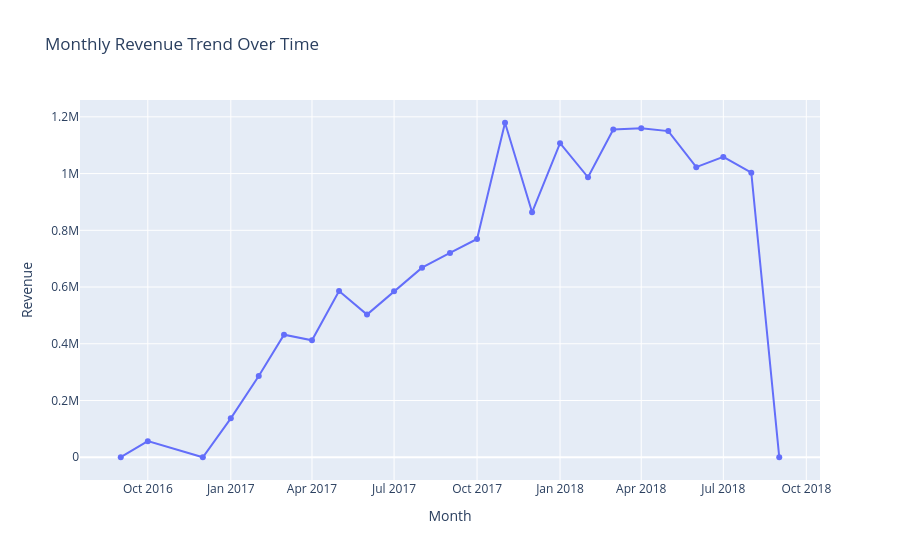

Here is the notebook cell this chart was saved with:
### Code cell
# Plot the revenue trend as a time series
import plotly.express as px
fig = px.line(df_revenue, x='month_start', y='monthly_revenue', markers=True,
              title='Monthly Revenue Trend Over Time')
fig.update_layout(xaxis_title='Month', yaxis_title='Revenue')
fig.show()

### Figure 1 — Plotly figure (JSON) as saved in the notebook; plotly's stock layout.template omitted (floating-point values rounded to 4 significant figures)
{"data": [{"hovertemplate": "month_start=%{x}<br>monthly_revenue=%{y}<extra></extra>", "legendgroup": "", "line": {"color": "#636efa", "dash": "solid"}, "marker": {"symbol": "circle"}, "mode": "lines+markers", "name": "", "orientation": "v", "showlegend": false, "type": "scatter", "x": ["2016-09-01", "2016-10-01", "2016-12-01", "2017-01-01", "2017-02-01", "2017-03-01", "2017-04-01", "2017-05-01", "2017-06-01", "2017-07-01", "2017-08-01", "2017-09-01", "2017-10-01", "2017-11-01", "2017-12-01", "2018-01-01", "2018-02-01", "2018-03-01", "2018-04-01", "2018-05-01", "2018-06-01", "2018-07-01", "2018-08-01", "2018-09-01"], "xaxis": "x", "y": [354.8, 56810.0, 19.62, 137200.0, 286300.0, 432000.0, 412400.0, 586200.0, 503000.0, 585000.0, 668200.0, 720400.0, 769300.0, 1179000.0, 863500.0, 1107000.0, 986900.0, 1155000.0, 1160000.0, 1150000.0, 1023000.0, 1059000.0, 1003000.0, 166.5], "yaxis": "y"}], "layout": {"legend": {"tracegroupgap": 0}, "title": {"text": "Monthly Revenue Trend Over Time"}, "xaxis": {"anchor": "y", "domain": [0, 1], "title": {"text": "Month"}}, "yaxis": {"anchor": "x", "domain": [0, 1], "title": {"text": "Revenue"}}}}
